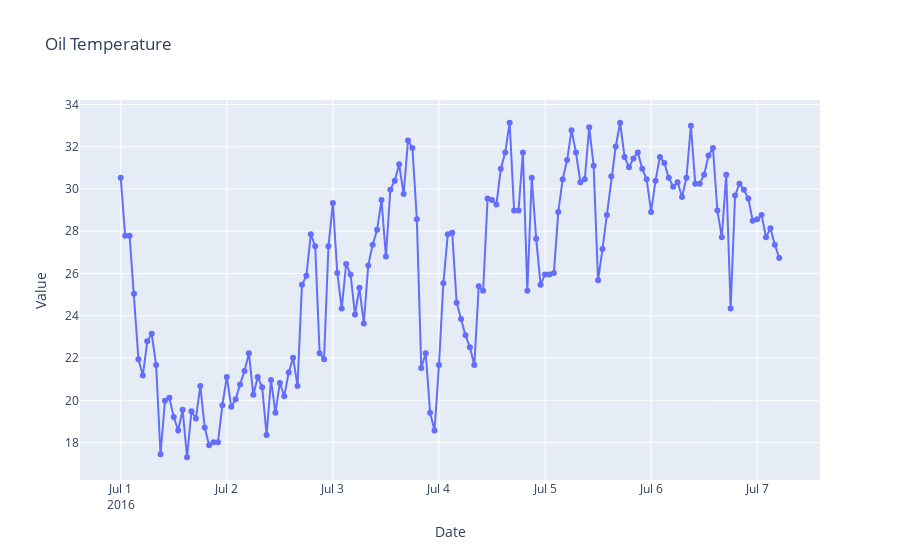

Source (notebook cell):
### Code cell
# Line Chart use plotly
fig = px.line(df_ETTh,x=df_ETTh.date[:150],y=df_ETTh.OT[:150],
              title='Oil Temperature',markers=True)
fig.update_layout(
    xaxis_title = 'Date',yaxis_title = 'Value'
)
fig.show()

### Figure 1 — Plotly figure (JSON) as saved in the notebook; plotly's stock layout.template omitted (floating-point values rounded to 4 significant figures; data arrays with more than 128 entries replaced by an {"elided": "..."} marker saying what was removed)
{"data": [{"hovertemplate": "x=%{x}<br>y=%{y}<extra></extra>", "legendgroup": "", "line": {"color": "#636efa", "dash": "solid"}, "marker": {"symbol": "circle"}, "mode": "lines+markers", "name": "", "orientation": "v", "showlegend": false, "type": "scatter", "x": {"elided": "150 str values"}, "xaxis": "x", "y": {"elided": "150 float values"}, "yaxis": "y"}], "layout": {"legend": {"tracegroupgap": 0}, "title": {"text": "Oil Temperature"}, "xaxis": {"anchor": "y", "domain": [0, 1], "title": {"text": "Date"}}, "yaxis": {"anchor": "x", "domain": [0, 1], "title": {"text": "Value"}}}}
